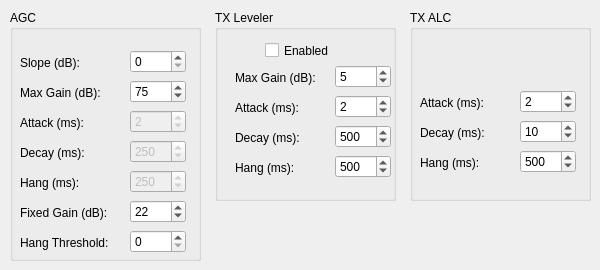
         <widget class="QWidget" name="agcalc">
          <attribute name="title">
           <string>AGC/ALC</string>
          </attribute>
          <widget class="QGroupBox" name="groupBox_9">
           <property name="geometry">
            <rect>
             <x>10</x>
             <y>10</y>
             <width>191</width>
             <height>251</height>
            </rect>
           </property>
           <property name="title">
            <string>AGC</string>
           </property>
           <widget class="QLabel" name="label_41">
            <property name="geometry">
             <rect>
              <x>10</x>
              <y>45</y>
              <width>71</width>
              <height>16</height>
             </rect>
            </property>
            <property name="text">
             <string>Slope (dB):</string>
            </property>
           </widget>
           <widget class="QLabel" name="label_42">
            <property name="geometry">
             <rect>
              <x>10</x>
              <y>75</y>
              <width>91</width>
              <height>16</height>
             </rect>
            </property>
            <property name="text">
             <string>Max Gain (dB):</string>
            </property>
           </widget>
           <widget class="QLabel" name="label_44">
            <property name="geometry">
             <rect>
              <x>10</x>
              <y>135</y>
              <width>81</width>
              <height>16</height>
             </rect>
            </property>
            <property name="text">
             <string>Decay (ms):</string>
            </property>
           </widget>
           <widget class="QLabel" name="label_45">
            <property name="geometry">
             <rect>
              <x>10</x>
              <y>165</y>
              <width>81</width>
              <height>16</height>
             </rect>
            </property>
            <property name="text">
             <string>Hang (ms):</string>
            </property>
           </widget>
           <widget class="QLabel" name="label_46">
            <property name="geometry">
             <rect>
              <x>10</x>
              <y>195</y>
              <width>101</width>
              <height>16</height>
             </rect>
            </property>
            <property name="text">
             <string>Fixed Gain (dB):</string>
            </property>
           </widget>
           <widget class="QLabel" name="label_47">
            <property name="geometry">
             <rect>
              <x>10</x>
              <y>225</y>
              <width>111</width>
              <height>16</height>
             </rect>
            </property>
            <property name="text">
             <string>Hang Threshold:</string>
            </property>
           </widget>
           <widget class="QSpinBox" name="rxAgcSlopeSpinBox">
            <property name="geometry">
             <rect>
              <x>120</x>
              <y>40</y>
              <width>56</width>
              <height>23</height>
             </rect>
            </property>
            <property name="maximum">
             <number>20</number>
            </property>
           </widget>
           <widget class="QSpinBox" name="rxAgcMaxGainSpinBox">
            <property name="geometry">
             <rect>
              <x>120</x>
              <y>70</y>
              <width>56</width>
              <height>23</height>
             </rect>
            </property>
            <property name="minimum">
             <number>-20</number>
            </property>
            <property name="maximum">
             <number>120</number>
            </property>
            <property name="value">
             <number>75</number>
            </property>
           </widget>
           <widget class="QSpinBox" name="rxAgcDecaySpinBox">
            <property name="enabled">
             <bool>false</bool>
            </property>
            <property name="geometry">
             <rect>
              <x>120</x>
              <y>130</y>
              <width>56</width>
              <height>23</height>
             </rect>
            </property>
            <property name="maximum">
             <number>500</number>
            </property>
            <property name="value">
             <number>250</number>
            </property>
           </widget>
           <widget class="QSpinBox" name="rxAgcHangSpinBox">
            <property name="enabled">
             <bool>false</bool>
            </property>
            <property name="geometry">
             <rect>
              <x>120</x>
              <y>160</y>
              <width>56</width>
              <height>23</height>
             </rect>
            </property>
            <property name="maximum">
             <number>500</number>
            </property>
            <property name="singleStep">
             <number>1</number>
            </property>
            <property name="value">
             <number>250</number>
            </property>
           </widget>
           <widget class="QSpinBox" name="rxAgcFixedGainSpinBox">
            <property name="geometry">
             <rect>
              <x>120</x>
              <y>190</y>
              <width>56</width>
              <height>23</height>
             </rect>
            </property>
            <property name="minimum">
             <number>-20</number>
            </property>
            <property name="maximum">
             <number>120</number>
            </property>
            <property name="value">
             <number>22</number>
            </property>
           </widget>
           <widget class="QSpinBox" name="rxAgcHangThreshSpinBox">
            <property name="geometry">
             <rect>
              <x>120</x>
              <y>220</y>
              <width>56</width>
              <height>23</height>
             </rect>
            </property>
           </widget>
           <widget class="QSpinBox" name="rxAgcAttackSpinBox">
            <property name="enabled">
             <bool>false</bool>
            </property>
            <property name="geometry">
             <rect>
              <x>120</x>
              <y>100</y>
              <width>56</width>
              <height>23</height>
             </rect>
            </property>
            <property name="maximum">
             <number>500</number>
            </property>
            <property name="value">
             <number>2</number>
            </property>
           </widget>
           <widget class="QLabel" name="label_43">
            <property name="geometry">
             <rect>
              <x>10</x>
              <y>105</y>
              <width>82</width>
              <height>15</height>
             </rect>
            </property>
            <property name="text">
             <string>Attack (ms):</string>
            </property>
           </widget>
          </widget>
          <widget class="QGroupBox" name="groupBox_10">
           <property name="geometry">
            <rect>
             <x>215</x>
             <y>10</y>
             <width>181</width>
             <height>191</height>
            </rect>
           </property>
           <property name="title">
            <string>TX Leveler</string>
           </property>
           <widget class="QCheckBox" name="levelerEnabledCheckBox">
            <property name="geometry">
             <rect>
              <x>50</x>
              <y>30</y>
              <width>85</width>
              <height>21</height>
             </rect>
            </property>
            <property name="text">
             <string>Enabled</string>
            </property>
           </widget>
           <widget class="QLabel" name="label_48">
            <property name="geometry">
             <rect>
              <x>20</x>
              <y>60</y>
              <width>91</width>
              <height>16</height>
             </rect>
            </property>
            <property name="text">
             <string>Max Gain (dB):</string>
            </property>
           </widget>
           <widget class="QLabel" name="label_49">
            <property name="geometry">
             <rect>
              <x>20</x>
              <y>90</y>
              <width>81</width>
              <height>16</height>
             </rect>
            </property>
            <property name="text">
             <string>Attack (ms):</string>
            </property>
           </widget>
           <widget class="QLabel" name="label_50">
            <property name="geometry">
             <rect>
              <x>20</x>
              <y>120</y>
              <width>81</width>
              <height>16</height>
             </rect>
            </property>
            <property name="text">
             <string>Decay (ms):</string>
            </property>
           </widget>
           <widget class="QLabel" name="label_51">
            <property name="geometry">
             <rect>
              <x>20</x>
              <y>150</y>
              <width>81</width>
              <height>16</height>
             </rect>
            </property>
            <property name="text">
             <string>Hang (ms):</string>
            </property>
           </widget>
           <widget class="QSpinBox" name="levelerMaxGainSpinBox">
            <property name="geometry">
             <rect>
              <x>120</x>
              <y>55</y>
              <width>56</width>
              <height>23</height>
             </rect>
            </property>
            <property name="maximum">
             <number>20</number>
            </property>
            <property name="value">
             <number>5</number>
            </property>
           </widget>
           <widget class="QSpinBox" name="levelerAttackSpinBox">
            <property name="geometry">
             <rect>
              <x>120</x>
              <y>85</y>
              <width>56</width>
              <height>23</height>
             </rect>
            </property>
            <property name="minimum">
             <number>1</number>
            </property>
            <property name="maximum">
             <number>10</number>
            </property>
            <property name="value">
             <number>2</number>
            </property>
           </widget>
           <widget class="QSpinBox" name="levelerDecaySpinBox">
            <property name="geometry">
             <rect>
              <x>120</x>
              <y>115</y>
              <width>56</width>
              <height>23</height>
             </rect>
            </property>
            <property name="minimum">
             <number>10</number>
            </property>
            <property name="maximum">
             <number>5000</number>
            </property>
            <property name="value">
             <number>500</number>
            </property>
           </widget>
           <widget class="QSpinBox" name="levelerHangSpinBox">
            <property name="geometry">
             <rect>
              <x>120</x>
              <y>145</y>
              <width>56</width>
              <height>23</height>
             </rect>
            </property>
            <property name="minimum">
             <number>10</number>
            </property>
            <property name="maximum">
             <number>5000</number>
            </property>
            <property name="value">
             <number>500</number>
            </property>
           </widget>
          </widget>
          <widget class="QGroupBox" name="groupBox_11">
           <property name="geometry">
            <rect>
             <x>410</x>
             <y>10</y>
             <width>181</width>
             <height>191</height>
            </rect>
           </property>
           <property name="title">
            <string>TX ALC</string>
           </property>
           <widget class="QSpinBox" name="alcAttackSpinBox">
            <property name="geometry">
             <rect>
              <x>110</x>
              <y>80</y>
              <width>56</width>
              <height>23</height>
             </rect>
            </property>
            <property name="minimum">
             <number>1</number>
            </property>
            <property name="maximum">
             <number>10</number>
            </property>
            <property name="value">
             <number>2</number>
            </property>
           </widget>
           <widget class="QSpinBox" name="alcHangSpinBox">
            <property name="geometry">
             <rect>
              <x>110</x>
              <y>140</y>
              <width>56</width>
              <height>23</height>
             </rect>
            </property>
            <property name="minimum">
             <number>10</number>
            </property>
            <property name="maximum">
             <number>5000</number>
            </property>
            <property name="value">
             <number>500</number>
            </property>
           </widget>
           <widget class="QLabel" name="label_52">
            <property name="geometry">
             <rect>
              <x>10</x>
              <y>115</y>
              <width>81</width>
              <height>16</height>
             </rect>
            </property>
            <property name="text">
             <string>Decay (ms):</string>
            </property>
           </widget>
           <widget class="QLabel" name="label_53">
            <property name="geometry">
             <rect>
              <x>10</x>
              <y>145</y>
              <width>81</width>
              <height>16</height>
             </rect>
            </property>
            <property name="text">
             <string>Hang (ms):</string>
            </property>
           </widget>
           <widget class="QLabel" name="label_54">
            <property name="geometry">
             <rect>
              <x>10</x>
              <y>85</y>
              <width>81</width>
              <height>16</height>
             </rect>
            </property>
            <property name="text">
             <string>Attack (ms):</string>
            </property>
           </widget>
           <widget class="QSpinBox" name="alcDecaySpinBox">
            <property name="geometry">
             <rect>
              <x>110</x>
              <y>110</y>
              <width>56</width>
              <height>23</height>
             </rect>
            </property>
            <property name="minimum">
             <number>1</number>
            </property>
            <property name="maximum">
             <number>50</number>
            </property>
            <property name="value">
             <number>10</number>
            </property>
           </widget>
          </widget>
         </widget>
